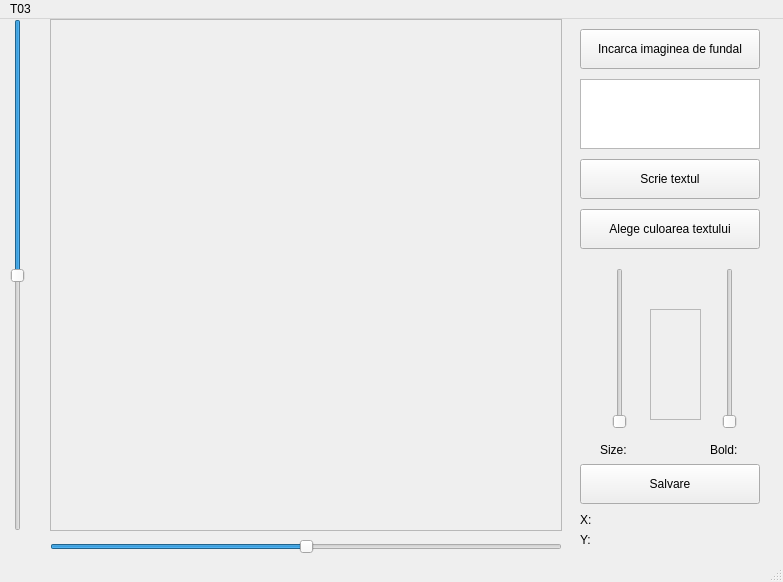
<?xml version="1.0" encoding="UTF-8"?>
<ui version="4.0">
 <class>MainWindow</class>
 <widget class="QMainWindow" name="MainWindow">
  <property name="geometry">
   <rect>
    <x>0</x>
    <y>0</y>
    <width>783</width>
    <height>582</height>
   </rect>
  </property>
  <property name="windowTitle">
   <string>MainWindow</string>
  </property>
  <widget class="QWidget" name="centralwidget">
   <widget class="QFrame" name="frame_background">
    <property name="geometry">
     <rect>
      <x>50</x>
      <y>0</y>
      <width>512</width>
      <height>512</height>
     </rect>
    </property>
    <property name="frameShape">
     <enum>QFrame::StyledPanel</enum>
    </property>
    <property name="frameShadow">
     <enum>QFrame::Raised</enum>
    </property>
   </widget>
   <widget class="QSlider" name="verticalSlider_textPoz">
    <property name="geometry">
     <rect>
      <x>10</x>
      <y>0</y>
      <width>16</width>
      <height>512</height>
     </rect>
    </property>
    <property name="maximum">
     <number>512</number>
    </property>
    <property name="value">
     <number>256</number>
    </property>
    <property name="orientation">
     <enum>Qt::Vertical</enum>
    </property>
    <property name="invertedAppearance">
     <bool>true</bool>
    </property>
    <property name="invertedControls">
     <bool>false</bool>
    </property>
   </widget>
   <widget class="QSlider" name="horizontalSlider_textPoz">
    <property name="geometry">
     <rect>
      <x>50</x>
      <y>520</y>
      <width>512</width>
      <height>16</height>
     </rect>
    </property>
    <property name="maximum">
     <number>512</number>
    </property>
    <property name="value">
     <number>256</number>
    </property>
    <property name="orientation">
     <enum>Qt::Horizontal</enum>
    </property>
   </widget>
   <widget class="QPushButton" name="btn_loadImage">
    <property name="geometry">
     <rect>
      <x>580</x>
      <y>10</y>
      <width>180</width>
      <height>40</height>
     </rect>
    </property>
    <property name="text">
     <string>Incarca imaginea de fundal</string>
    </property>
   </widget>
   <widget class="QSlider" name="verticalSlider_textSize">
    <property name="geometry">
     <rect>
      <x>610</x>
      <y>249</y>
      <width>20</width>
      <height>161</height>
     </rect>
    </property>
    <property name="minimum">
     <number>1</number>
    </property>
    <property name="maximum">
     <number>12</number>
    </property>
    <property name="singleStep">
     <number>1</number>
    </property>
    <property name="value">
     <number>1</number>
    </property>
    <property name="orientation">
     <enum>Qt::Vertical</enum>
    </property>
   </widget>
   <widget class="QSlider" name="verticalSlider_textBold">
    <property name="geometry">
     <rect>
      <x>720</x>
      <y>249</y>
      <width>20</width>
      <height>161</height>
     </rect>
    </property>
    <property name="minimum">
     <number>1</number>
    </property>
    <property name="maximum">
     <number>15</number>
    </property>
    <property name="orientation">
     <enum>Qt::Vertical</enum>
    </property>
   </widget>
   <widget class="QPushButton" name="btn_textWrite">
    <property name="geometry">
     <rect>
      <x>580</x>
      <y>140</y>
      <width>180</width>
      <height>40</height>
     </rect>
    </property>
    <property name="text">
     <string>Scrie textul</string>
    </property>
   </widget>
   <widget class="QLabel" name="label_coordX">
    <property name="geometry">
     <rect>
      <x>580</x>
      <y>490</y>
      <width>41</width>
      <height>21</height>
     </rect>
    </property>
    <property name="text">
     <string>X:</string>
    </property>
   </widget>
   <widget class="QLabel" name="label_coordY">
    <property name="geometry">
     <rect>
      <x>580</x>
      <y>510</y>
      <width>41</width>
      <height>21</height>
     </rect>
    </property>
    <property name="text">
     <string>Y:</string>
    </property>
   </widget>
   <widget class="QLabel" name="label_size">
    <property name="geometry">
     <rect>
      <x>600</x>
      <y>420</y>
      <width>51</width>
      <height>21</height>
     </rect>
    </property>
    <property name="text">
     <string>Size:</string>
    </property>
   </widget>
   <widget class="QLabel" name="label_bold">
    <property name="geometry">
     <rect>
      <x>710</x>
      <y>420</y>
      <width>51</width>
      <height>21</height>
     </rect>
    </property>
    <property name="text">
     <string>Bold:</string>
    </property>
   </widget>
   <widget class="QPlainTextEdit" name="inputText">
    <property name="geometry">
     <rect>
      <x>580</x>
      <y>60</y>
      <width>180</width>
      <height>70</height>
     </rect>
    </property>
   </widget>
   <widget class="QPushButton" name="btn_textColor">
    <property name="geometry">
     <rect>
      <x>580</x>
      <y>190</y>
      <width>180</width>
      <height>40</height>
     </rect>
    </property>
    <property name="text">
     <string>Alege culoarea textului</string>
    </property>
   </widget>
   <widget class="QFrame" name="frame_color">
    <property name="geometry">
     <rect>
      <x>650</x>
      <y>290</y>
      <width>51</width>
      <height>111</height>
     </rect>
    </property>
    <property name="frameShape">
     <enum>QFrame::StyledPanel</enum>
    </property>
    <property name="frameShadow">
     <enum>QFrame::Raised</enum>
    </property>
   </widget>
   <widget class="QPushButton" name="btn_save">
    <property name="geometry">
     <rect>
      <x>580</x>
      <y>445</y>
      <width>180</width>
      <height>40</height>
     </rect>
    </property>
    <property name="text">
     <string>Salvare</string>
    </property>
   </widget>
  </widget>
  <widget class="QMenuBar" name="menubar">
   <property name="geometry">
    <rect>
     <x>0</x>
     <y>0</y>
     <width>783</width>
     <height>21</height>
    </rect>
   </property>
   <widget class="QMenu" name="menuT03">
    <property name="title">
     <string>T03</string>
    </property>
   </widget>
   <addaction name="menuT03"/>
  </widget>
  <widget class="QStatusBar" name="statusbar"/>
 </widget>
 <resources/>
 <connections/>
</ui>
